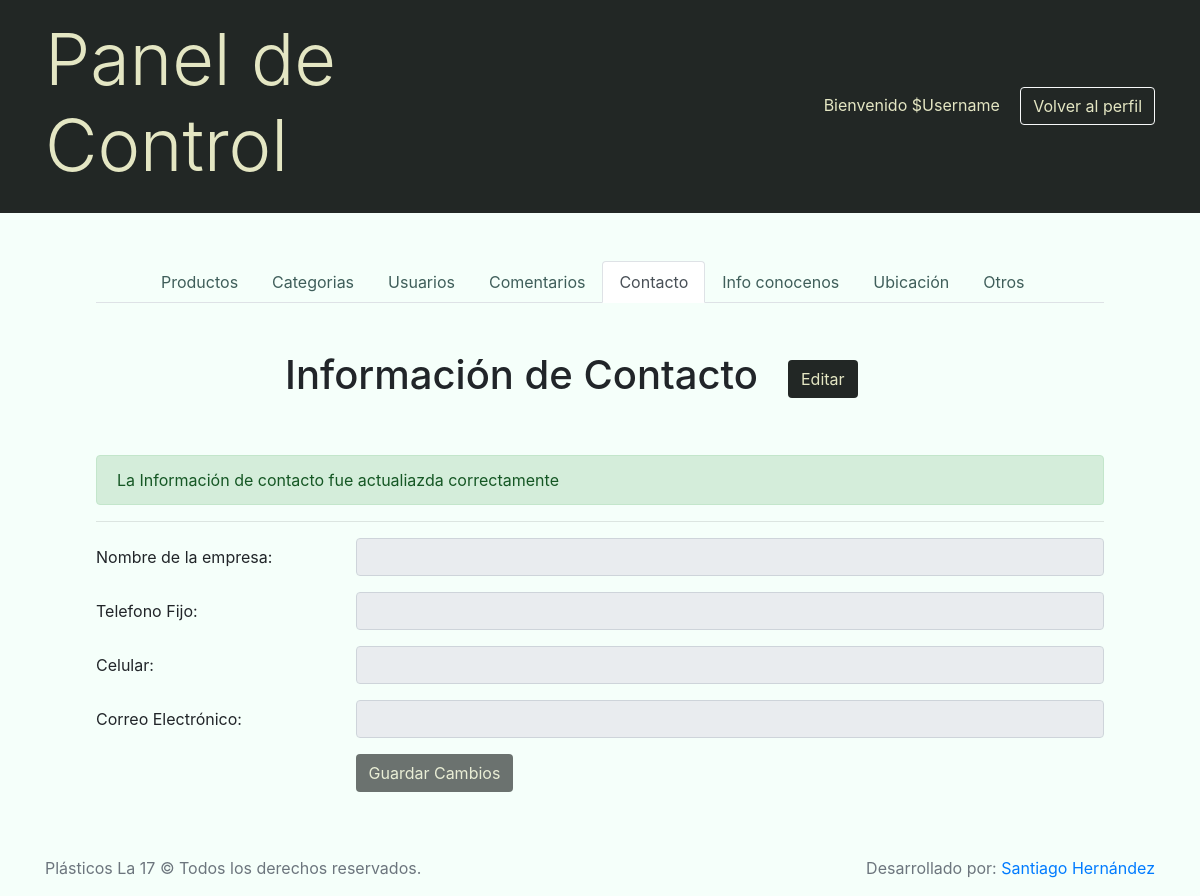
The page /Admin/control_panel.php?view=contact&msg=okupd on the database as committed earlier.
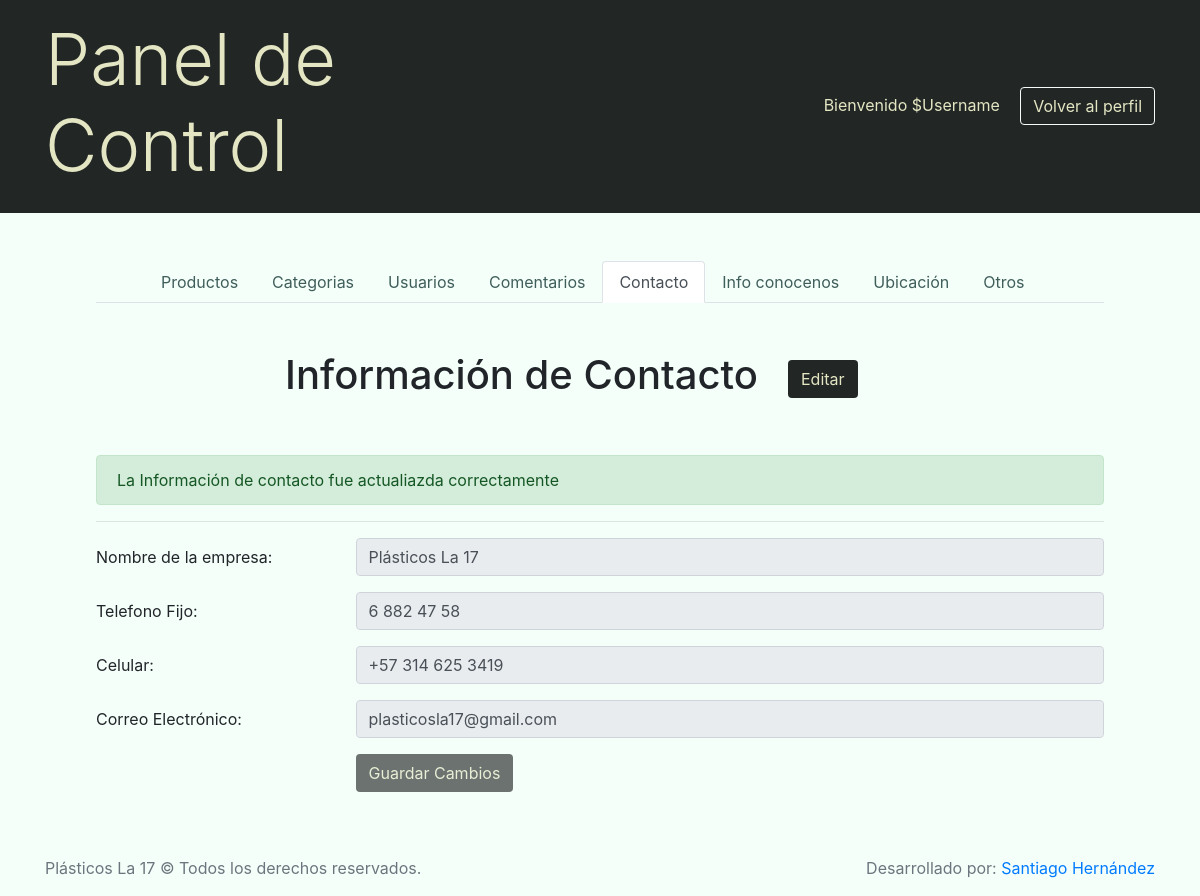
The same page on the database as committed later.
### tables this page shows
CREATE TABLE IF NOT EXISTS `Company` (
  `CompanyId` INT NOT NULL AUTO_INCREMENT,
  `CompanyName` VARCHAR(50) NOT NULL,
  `PhoneNumber` VARCHAR(30) NULL,
  `MobileNumber` VARCHAR(30) NULL,
  `Email` VARCHAR(60) NULL,
  `AboutUs` VARCHAR(500) NULL,
  `Mission` VARCHAR(500) NULL,
  `Vision` VARCHAR(500) NULL,
  `Place` VARCHAR(45) NULL,
  `FrameLocation` VARCHAR(200) NULL,
  `CityId` INT NULL,
  PRIMARY KEY (`CompanyId`),
  CONSTRAINT `fk_Company_City1`
    FOREIGN KEY (`CityId`)
    REFERENCES `City` (`CityId`)
    ON DELETE RESTRICT
    ON UPDATE CASCADE);

### Admin/contact_control.php (the view, shortened to what this page needs)
<div class="container px-5">
    <div class="row my-5">
        <div class="col-sm-8">
            <h1 class="text-right">Información de Contacto</h1>
        </div>
        <div class="col-sm-4 my-auto">
            <button class="btn my-btn" id="editbtn">Editar</button>
        </div>
    </div>
    <?php $msg = isset($_GET['msg']) ? $_GET['msg'] : '';
        switch ($msg):
            case 'okupd':
                echo "<div class='alert alert-success'>La Información de contacto fue actualiazda correctamente</div>";
                break;
        endswitch;
    ?>
    <form class="proform" action="db_connection/update_contact.php" method="POST">
        <hr>
        <div class="form-group row">
            <label for="bussinessname" class="col-sm-3 col-form-label">Nombre de la empresa:</label>
            <div class="col-sm-9">
                <?php
                echo "<input type='text' name='companyname' class='form-control' id='bussinessname' value='$company[CompanyName]' disabled>";
                ?>
            </div>
        </div>
        <div class="form-group row">
            <label for="phone_number" class="col-sm-3 col-form-label">Telefono Fijo:</label>
            <div class="col-sm-9">
                <?php
                echo "<input type='text' name='phonenumber' class='form-control' id='phone_number' value='$company[PhoneNumber]' disabled>";
                ?>
            </div>
        </div>
        <div class="form-group row">
            <label for="mobile_number" class="col-sm-3 col-form-label">Celular:</label>
            <div class="col-sm-9">
                <?php
                echo "<input type='text' name='mobilenumber' class='form-control' id='mobile_number' value='$company[MobileNumber]' disabled>";
                ?>
            </div>
        </div>
        <div class="form-group row">
            <label for="mail" class="col-sm-3 col-form-label">Correo Electrónico:</label>
            <div class="col-sm-9">
                <?php
                echo "<input type='email' name='mail' class='form-control' id='mail' value='$company[Email]' disabled>";
                ?>
            </div>
        </div>
        <div class="form-group row">
            <div class="col-sm-3"></div>
            <div class="col-sm-9">
                <button type="submit" class="btn my-btn" id="save" disabled>Guardar Cambios</button>
            </div>
        </div>
    </form>
</div>

### Admin/control_panel.php (shortened to what this page needs)
<?php
    include("db_connection/connection.php");
    $view = isset ($_GET["view"]) ? $_GET["view"] : "products";
    $get_company = "SELECT * FROM company";
    $result_company = mysqli_query($database,$get_company);
    $company = mysqli_fetch_assoc($result_company);
?>
<!DOCTYPE html>
<html lang="en">
<head>
    <link rel="stylesheet" href="../Styles/cssb/bootstrap.min.css">
    <link rel="stylesheet" href="../Styles/css/style_1.css">
    <link rel="stylesheet" href="../Styles/Icons/style.css">
</head>
<body onload='Active();'>
    <header class="py-3">
        <div class="container">
            <div class="row">
                <div class="col-sm-6">
                    <h1 class="display-3">Panel de Control</h1>
                </div>
                <div class="col-sm-6 m-auto text-right">
                    <span class="pr-3"> Bienvenido $Username</span>
                    <button class="btn my-btn btn-outline-light">Volver al perfil</button>
                </div>
            </div>
        </div>
    </header>
    <main class="mx-5 py-5">
        <nav class="px-5">
            <div class="nav nav-tabs px-5" id="nav-tab" role="tablist">
                <a class="nav-item nav-link control_tabs" id="nav-products-tab" href="control_panel.php?view=products">
                    Productos</a>
                <a class="nav-item nav-link control_tabs" id="nav-categories-tab" href="control_panel.php?view=categories">
                    Categorias</a>
                <a class="nav-item nav-link control_tabs" id="nav-users-tab"  href="control_panel.php?view=users">
                    Usuarios</a>
                <a class="nav-item nav-link control_tabs" id="nav-comments-tab"  href="control_panel.php?view=comments">
                    Comentarios</a>
                <a class="nav-item nav-link control_tabs" id="nav-contact-tab" href="control_panel.php?view=contact">
                    Contacto</a>
                <a class="nav-item nav-link control_tabs" id="nav-aboutus-tab" href="control_panel.php?view=aboutus">
                    Info conocenos</a>
                <a class="nav-item nav-link control_tabs" id="nav-location-tab" href="control_panel.php?view=location">
                    Ubicación</a>
                <a class="nav-item nav-link control_tabs" id="nav-others-tab" href="control_panel.php?view=others">
                    Otros</a>
            </div>
        </nav>
        <div>
            <?php
                switch ($view)
                {
                    case 'contact':
                        include("contact_control.php");break;
                }
            ?>
        </div>
    </main>
    <footer class="text-muted">
        <div class="container">
            <p class="float-right float-bottom">
                Desarrollado por:
                <a href="https://www.facebook.com/santiagohear/">Santiago Hernández</a>
            </p>
            <p>Plásticos La 17 &copy; Todos los derechos reservados.</p>
        </div>
    </footer>
</body>
</html>

### styles/css/style_1.css (style rules this page uses)
body { background-color: mintcream; }
header , .searchnav, .mainheader ul li a, .dropdiv { background-color: #222725; color: #E4E6C3; -moz-transition:all ease .8s; -webkit-transition:all ease .8s ; transition:all ease .8s; }
.my-btn { background-color: #222725; color: #E4E6C3 !important; -moz-transition:all ease .8s; -webkit-transition:all ease .8s ; transition:all ease .8s; }
.control_tabs { color: #3F5E5A; }

Rows that differ between the two databases and show on the page:
added company: companyname "Plásticos La 17", phonenumber "6 882 47 58", mobilenumber "+57 314 625 3419", mail "plasticosla17@gmail.com"
